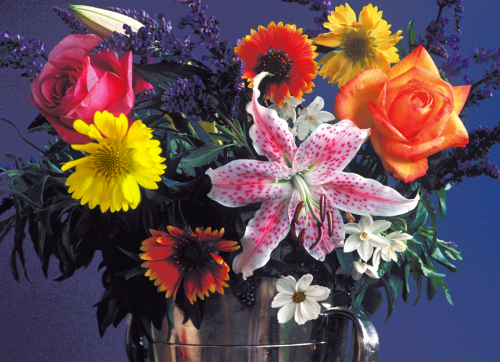
#> input picture PCD/UTS/Problem 3/images/flowers.tif, 500 x 362 px
$ python uts_pcd.py
#> lines starting #> are read from the running program, lines starting #| are printed output that depends on the picture; after the words box and inside, x2 and y2 are one past the last pixel; in counts of white or black regions, pixels touching at a corner belong together
import numpy as np
import cv2


def normalize(gambar, width=1):
    row, col, *_ = gambar.shape
    hasil = np.zeros(gambar.shape, np.float32)
    for i in range(row):
        for j in range(col):
            hasil[i, j] = (gambar[i, j] - gambar.min()) / (gambar.max() - gambar.min()) * width

    return hasil


def main():
    flowers = cv2.imread('images/flowers.tif')
#> flowers is the input picture: shape (362, 500, 3); mean B, G, R 83.7, 76.9, 99.9
    template = cv2.imread('images/flower-template.tif')
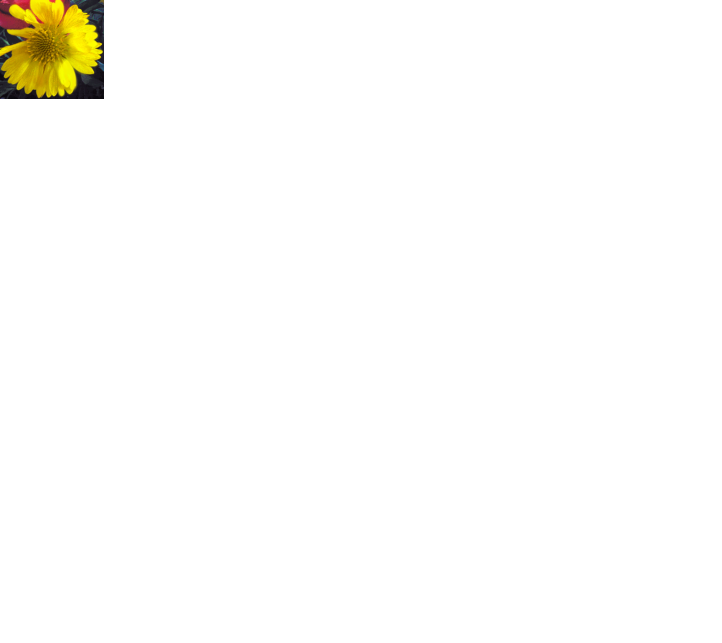
#> input picture PCD/UTS/Problem 3/images/flower-template.tif, 722 x 643 px
#> template is the input picture: shape (643, 722, 3); mean B, G, R 249.7, 252.3, 252.9

    # crop gambar template
    template = template[0:99, 0:99]
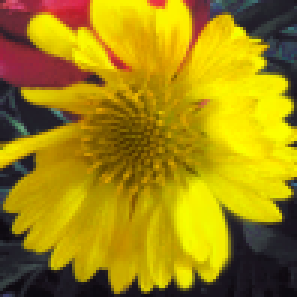
#> template: shape (99, 99, 3) (shown 3 times larger); mean B, G, R 14.3, 137.5, 163.9

    # convert ke grayscale
    flowers_gray = cv2.cvtColor(flowers, cv2.COLOR_BGR2GRAY)
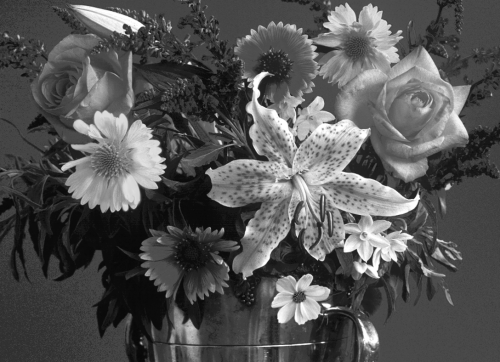
#> flowers_gray: shape (362, 500); min 8, max 255, mean 84.6
    template_gray = cv2.cvtColor(template, cv2.COLOR_BGR2GRAY)
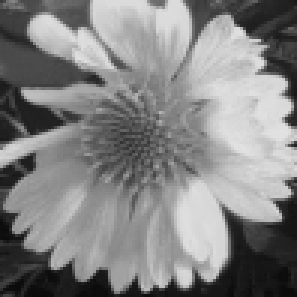
#> template_gray: shape (99, 99) (shown 3 times larger); min 10, max 226, mean 131.3

    # cari template di gambar flowers_gray dengan cross correlation
    hasil_cross = cv2.matchTemplate(flowers_gray, template_gray, cv2.TM_CCORR_NORMED)
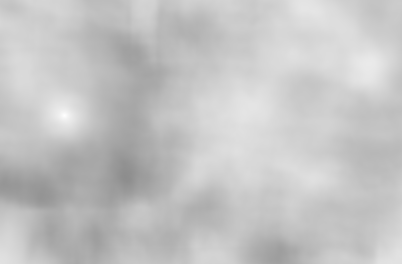
#> hasil_cross: shape (264, 402) float32; min 0.556, max 1, mean 0.769
    print(hasil_cross)
#> (printed output is left out)
    h, w = template_gray.shape
#> h = 99; w = 99

    # cari local maximum
    min_val, max_val, min_loc, max_loc = cv2.minMaxLoc(hasil_cross)
#> min_val = 0.556; max_val = 1; min_loc = (125, 177); max_loc = (64, 115)
    top_left = max_loc
#> top_left = (64, 115)
    bottom_right = (top_left[0] + w, top_left[1] + h)
#> bottom_right = (163, 214)
    cv2.rectangle(flowers, top_left, bottom_right, (0, 0, 255), 4)
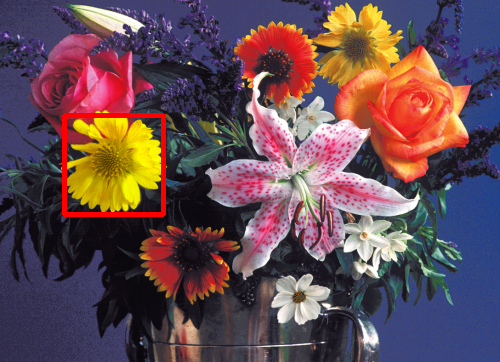
#> flowers: shape (362, 500, 3); 1.09% of pixels changed, all inside (x1, y1, x2, y2) = (62, 113, 166, 217)

    cv2.imshow("Matching Correlation", hasil_cross)
    cv2.imwrite("images/hasil_cross_correlation.png", hasil_cross * 255)

    # cari template dengan convolution
    kernel = normalize(template_gray, 100)
#> after the loop in normalize, `for i in range(row):`:
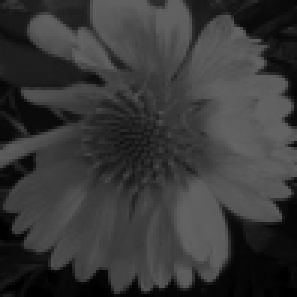
#> hasil: shape (99, 99) float32 (shown 3 times larger); min 0, max 100, mean 56.2
    hasil_convo = cv2.filter2D(flowers_gray, -1, np.uint8(kernel))
#> hasil_convo: shape (362, 500); every value is 255

    cv2.imshow("Template", template)
    cv2.imshow("Matching Convolution", hasil_convo)
    cv2.imwrite("images/hasil_convolution.png", hasil_convo)
    cv2.imshow("Flowers", flowers)
    cv2.imwrite("images/hasil.png", flowers)
    cv2.waitKey(0)
    cv2.destroyAllWindows()


if __name__ == '__main__':
    main()
